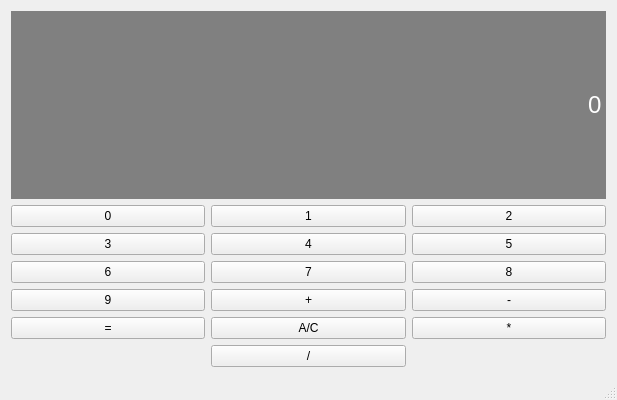
<?xml version="1.0" encoding="UTF-8"?>
<ui version="4.0">
 <class>QtWidgetsApplication1Class</class>
 <widget class="QMainWindow" name="QtWidgetsApplication1Class">
  <property name="geometry">
   <rect>
    <x>0</x>
    <y>0</y>
    <width>617</width>
    <height>400</height>
   </rect>
  </property>
  <property name="sizePolicy">
   <sizepolicy hsizetype="Preferred" vsizetype="Expanding">
    <horstretch>0</horstretch>
    <verstretch>0</verstretch>
   </sizepolicy>
  </property>
  <property name="windowTitle">
   <string>QtWidgetsApplication1</string>
  </property>
  <widget class="QWidget" name="centralWidget">
   <layout class="QGridLayout" name="gridLayout">
    <item row="3" column="1">
     <widget class="QPushButton" name="Button_1">
      <property name="sizePolicy">
       <sizepolicy hsizetype="Preferred" vsizetype="Preferred">
        <horstretch>0</horstretch>
        <verstretch>0</verstretch>
       </sizepolicy>
      </property>
      <property name="text">
       <string>1</string>
      </property>
     </widget>
    </item>
    <item row="5" column="1">
     <widget class="QPushButton" name="Button_7">
      <property name="sizePolicy">
       <sizepolicy hsizetype="Preferred" vsizetype="Preferred">
        <horstretch>0</horstretch>
        <verstretch>0</verstretch>
       </sizepolicy>
      </property>
      <property name="text">
       <string>7</string>
      </property>
     </widget>
    </item>
    <item row="2" column="0" colspan="3">
     <widget class="QLineEdit" name="Display_1">
      <property name="sizePolicy">
       <sizepolicy hsizetype="Preferred" vsizetype="Expanding">
        <horstretch>0</horstretch>
        <verstretch>0</verstretch>
       </sizepolicy>
      </property>
      <property name="font">
       <font>
        <pointsize>18</pointsize>
       </font>
      </property>
      <property name="styleSheet">
       <string notr="true">QLineEdit{
background-color: gray;
border: 1px solid gray;
color: #ffffff;
}</string>
      </property>
      <property name="text">
       <string>0</string>
      </property>
      <property name="alignment">
       <set>Qt::AlignRight|Qt::AlignTrailing|Qt::AlignVCenter</set>
      </property>
     </widget>
    </item>
    <item row="7" column="0">
     <widget class="QPushButton" name="Button_Equal">
      <property name="text">
       <string>=</string>
      </property>
     </widget>
    </item>
    <item row="5" column="2">
     <widget class="QPushButton" name="Button_8">
      <property name="sizePolicy">
       <sizepolicy hsizetype="Preferred" vsizetype="Preferred">
        <horstretch>0</horstretch>
        <verstretch>0</verstretch>
       </sizepolicy>
      </property>
      <property name="text">
       <string>8</string>
      </property>
     </widget>
    </item>
    <item row="7" column="1">
     <widget class="QPushButton" name="Button_Reset">
      <property name="text">
       <string>A/C</string>
      </property>
     </widget>
    </item>
    <item row="4" column="1">
     <widget class="QPushButton" name="Button_4">
      <property name="sizePolicy">
       <sizepolicy hsizetype="Preferred" vsizetype="Preferred">
        <horstretch>0</horstretch>
        <verstretch>0</verstretch>
       </sizepolicy>
      </property>
      <property name="text">
       <string>4</string>
      </property>
     </widget>
    </item>
    <item row="7" column="2">
     <widget class="QPushButton" name="Button_Multiply">
      <property name="text">
       <string>*</string>
      </property>
     </widget>
    </item>
    <item row="6" column="1">
     <widget class="QPushButton" name="Button_Addition">
      <property name="sizePolicy">
       <sizepolicy hsizetype="Preferred" vsizetype="Preferred">
        <horstretch>0</horstretch>
        <verstretch>0</verstretch>
       </sizepolicy>
      </property>
      <property name="text">
       <string>+</string>
      </property>
     </widget>
    </item>
    <item row="3" column="0">
     <widget class="QPushButton" name="Button_0">
      <property name="sizePolicy">
       <sizepolicy hsizetype="Preferred" vsizetype="Preferred">
        <horstretch>0</horstretch>
        <verstretch>0</verstretch>
       </sizepolicy>
      </property>
      <property name="text">
       <string>0</string>
      </property>
     </widget>
    </item>
    <item row="6" column="2">
     <widget class="QPushButton" name="Button_Substract">
      <property name="sizePolicy">
       <sizepolicy hsizetype="Preferred" vsizetype="Preferred">
        <horstretch>0</horstretch>
        <verstretch>0</verstretch>
       </sizepolicy>
      </property>
      <property name="text">
       <string>-</string>
      </property>
     </widget>
    </item>
    <item row="4" column="2">
     <widget class="QPushButton" name="Button_5">
      <property name="sizePolicy">
       <sizepolicy hsizetype="Preferred" vsizetype="Preferred">
        <horstretch>0</horstretch>
        <verstretch>0</verstretch>
       </sizepolicy>
      </property>
      <property name="text">
       <string>5</string>
      </property>
     </widget>
    </item>
    <item row="4" column="0">
     <widget class="QPushButton" name="Button_3">
      <property name="sizePolicy">
       <sizepolicy hsizetype="Preferred" vsizetype="Preferred">
        <horstretch>0</horstretch>
        <verstretch>0</verstretch>
       </sizepolicy>
      </property>
      <property name="text">
       <string>3</string>
      </property>
     </widget>
    </item>
    <item row="3" column="2">
     <widget class="QPushButton" name="Button_2">
      <property name="sizePolicy">
       <sizepolicy hsizetype="Preferred" vsizetype="Preferred">
        <horstretch>0</horstretch>
        <verstretch>0</verstretch>
       </sizepolicy>
      </property>
      <property name="text">
       <string>2</string>
      </property>
     </widget>
    </item>
    <item row="6" column="0">
     <widget class="QPushButton" name="Button_9">
      <property name="sizePolicy">
       <sizepolicy hsizetype="Preferred" vsizetype="Preferred">
        <horstretch>0</horstretch>
        <verstretch>0</verstretch>
       </sizepolicy>
      </property>
      <property name="text">
       <string>9</string>
      </property>
     </widget>
    </item>
    <item row="5" column="0">
     <widget class="QPushButton" name="Button_6">
      <property name="sizePolicy">
       <sizepolicy hsizetype="Preferred" vsizetype="Preferred">
        <horstretch>0</horstretch>
        <verstretch>0</verstretch>
       </sizepolicy>
      </property>
      <property name="text">
       <string>6</string>
      </property>
     </widget>
    </item>
    <item row="8" column="1">
     <widget class="QPushButton" name="Button_Divide">
      <property name="text">
       <string>/</string>
      </property>
     </widget>
    </item>
   </layout>
  </widget>
  <widget class="QMenuBar" name="menuBar">
   <property name="geometry">
    <rect>
     <x>0</x>
     <y>0</y>
     <width>617</width>
     <height>22</height>
    </rect>
   </property>
  </widget>
  <widget class="QStatusBar" name="statusBar"/>
 </widget>
 <layoutdefault spacing="6" margin="11"/>
 <resources>
  <include location="QtWidgetsApplication1.qrc"/>
 </resources>
 <connections/>
</ui>
